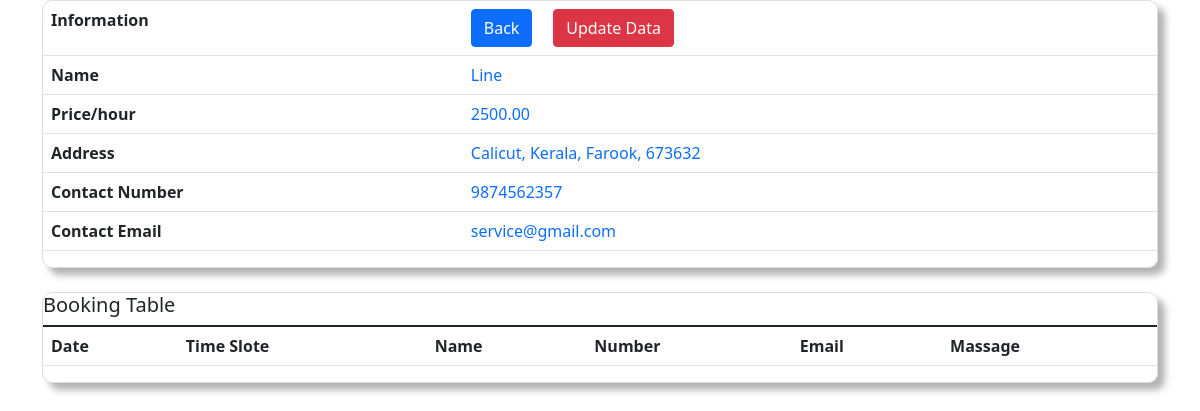
/serviceprovider/auditorium-dashboard/service@gmail.com/2 (signed in), run on an earlier commit of the app's database.
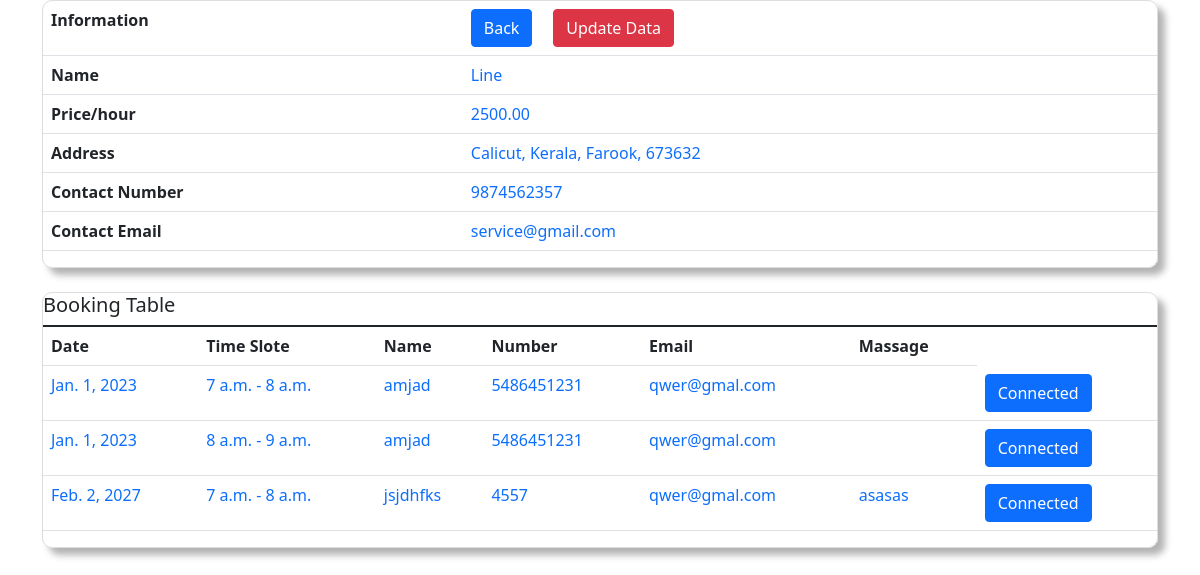
And on a later commit of the database.
### serviceprovider/models.py (models this page shows, shortened)
class Book(models.Model):
    auditorium = models.ForeignKey(Auditorium, on_delete=models.CASCADE)
    user = models.ForeignKey(User, on_delete=models.CASCADE)
    book_name = models.CharField(max_length=30)
    book_number = models.CharField(max_length=15)
    book_email = models.EmailField()
    date = models.DateField()
    from_time = models.TimeField()
    to_time = models.TimeField()
    message = models.TextField(max_length=200)
    connected = models.BooleanField(default=False)

### serviceprovider/views.py (the view)
# urls.py: path('auditorium-dashboard/<str:user>/<int:id>', auditorium_dashboard, name='auditorium-dashboard'),
@login_required
def auditorium_dashboard(request, user, id):
    auditorium = Auditorium.objects.get(id=id)
    books = Book.objects.filter(auditorium=auditorium)
    context = {'auditorium':auditorium, 'books':books}
    return render(request, 'auditorium_dashboard.html', context=context)

### serviceprovider/templates/auditorium_dashboard.html (shortened to what the changed rows need)
<html>
    <head>
       <link href="https://cdn.jsdelivr.net/npm/bootstrap@5.1.3/dist/css/bootstrap.min.css" rel="stylesheet">
    </head>
    <body>
        <br>
        <div class="container bootstrap snippets bootdey">
            <div class="panel-body inf-content">
                <div class="row">
                        <div class="table-responsive">
                            <table class="table table-user-information">
                                <thead>
                                    <h5>
                                        Booking Table
                                    </h5>
                                </thead>
                                <tbody>
                                    {% for book in books %}
                                    <tr>
                                        <td>
                                            <span class="glyphicon glyphicon-asterisk text-primary">{{book.date}}</span>
                                        </td>
                                        <td>
                                            <span class="glyphicon glyphicon-asterisk text-primary">{{book.from_time}} - {{book.to_time}}</span>
                                        </td>
                                        <td>
                                            <span class="glyphicon glyphicon-asterisk text-primary">{{book.book_name}}</span>
                                        </td>
                                        <td>
                                            <span class="glyphicon glyphicon-asterisk text-primary">{{book.book_number}}</span>
                                        </td>
                                        <td>
                                            <span class="glyphicon glyphicon-asterisk text-primary">{{book.book_email}}</span>
                                        </td>
                                        <td>
                                            <span class="glyphicon glyphicon-asterisk text-primary">{{book.message}}</span>
                                        </td>
                                        <td>
                                            {% if book.connected == False %}
                                            <a class="btn btn-primary" href="{% url 'home:connected' book.id %}">Connected</a>
                                            {% elif book.connected == True %}
                                            <a class="btn btn-danger" href="{% url 'home:remove' book.id %}">Spam</a>
                                            {% elif date >= book.date%}
                                            <a class="btn btn-primary" href="{% url 'home:remove' book.id %}">Clear</a>
                                            {% endif %}
                                        </td>
                                    </tr>
                                    {%endfor%}
                                </tbody>
                            </table>
                        </div>
                    </div>
                </div>
            </div>
    </body>
</html>

What changed in the data, as far as the page shows it:
added Book: date "Jan. 1, 2023", from_time "7 a.m.", to_time "8 a.m.", book_name "amjad", book_number "5486451231", book_email "qwer@gmal.com", connected "Connected"
added Book: date "Jan. 1, 2023", from_time "8 a.m.", to_time "9 a.m.", book_name "amjad", book_number "5486451231", book_email "qwer@gmal.com", connected "Connected"
added Book: date "Feb. 2, 2027", from_time "7 a.m.", to_time "8 a.m.", book_name "jsjdhfks", book_number "4557", book_email "qwer@gmal.com", message "asasas", connected "Connected"
